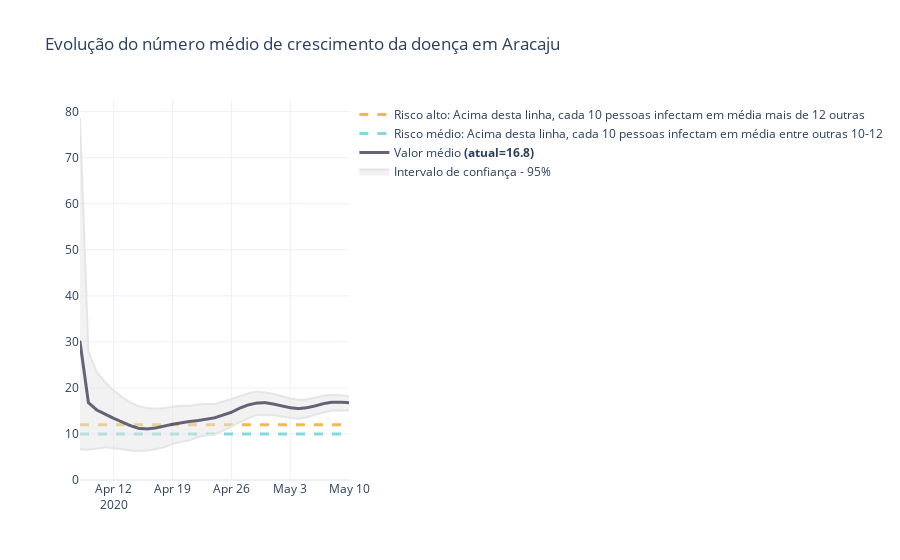

Notebook source saved alongside this figure:
### Code cell
plot_rt(city_results[city_results['city'] == city], 
        title='Evolução do número médio de crescimento da doença em {}'.format(city))
